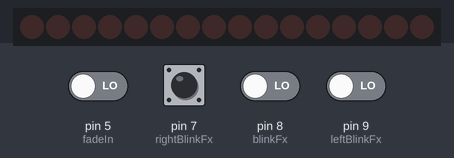
A sketch run on a simulated Arduino Uno, built with avr-gcc and run on an emulated ATmega328P. Shown: 16 shift-register outputs drawn as a row of LEDs (first output left, lit = HIGH). Wiring (inferred from the names in the program): 2 × shift register (74HC595): data pin 10; shift clock pin 11; latch pin 12. Wiring (inferred from the signals the program sends): row of LEDs: on Q0, Q1, Q2, Q3, Q4, Q5, Q6, Q7, Q8, Q9, Q10, Q11, Q12, Q13, Q14, Q15. The inputs (shaded band) are chosen by the test bench; at power-on: pin 5 (fadeIn), pin 7 (rightBlinkFx), pin 8 (blinkFx), pin 9 (leftBlinkFx) LOW.

Above: at 7.4 s.
7.5 s: pin 5 (fadeIn) driven HIGH
At 7.61 s:
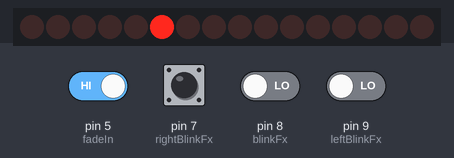
At 8.2 s:
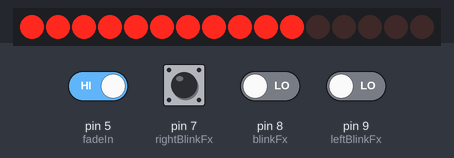
9.2 s: pin 7 (rightBlinkFx) pulled HIGH for 0.15 s
At 9.21 s:
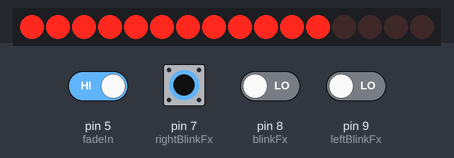
10.9 s: pin 5 (fadeIn) driven LOW and pin 9 (leftBlinkFx) driven HIGH
At 13.67 s:
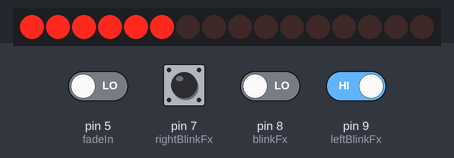
13.9 s: pin 8 (blinkFx) driven HIGH
15.4 s: pin 8 (blinkFx) driven LOW
16.9 s: pin 9 (leftBlinkFx) driven LOW
Timing chart, 0 to 19.4 s (numbered marks = the images above; inputs shaded):
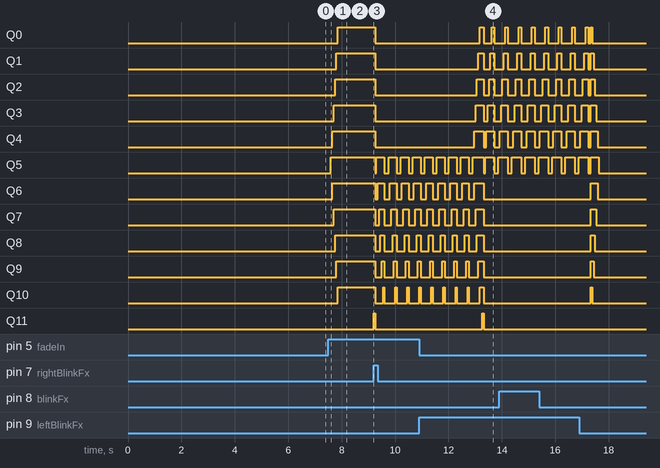

The sketch:

LedFxShiftRegister.ino
```cpp
/*
 * ======================================================================
 * LED Animation Program
 * ======================================================================
 *
 * This program is designed to control animations for a set of 11 LEDs using a shift register.
 * The program uses the `ledFx` library to define a set of animation functions that can be used
 * to create various lighting effects. The `setup` function initializes the pins used to control
 * the shift register and runs an initial animation using the `fillOut` function. The `fx` function
 * is an example of how multiple animation functions can be combined to create a more complex lighting
 * sequence. By modifying the `fx` function or creating new animation functions, you can create custom
 * lighting effects for your LEDs.
 */


#include "ledFx.h"

const int dataPin  = 10;      //    DS - data serial
const int latchPin = 12;      // ST_CP - storage register, latch clock pin
const int clockPin = 11;       // SH_CP - shift register clock pin

const int leftBlinkFx = 9;   //nodeMcu GIPO 04
const int rightBlinkFx = 7;   //nodeMcu GPIO 15
const int blinkFx = 8;       //nodeMcu GPIO 16
const int fadeIn = 5;         //nodeMcu GIPO 17
const int fadeOut = 6;         //nodeMcu GPIO 05

bool fadeInPressed = false;
bool fadeOutPressed = false;

bool fadeInStatus = true;
bool help = false;

void setup() {
    pinMode(dataPin, OUTPUT);
    pinMode(clockPin, OUTPUT);
    pinMode(latchPin, OUTPUT);

    pinMode(leftBlinkFx, INPUT);
    pinMode(rightBlinkFx, INPUT);
    pinMode(blinkFx, INPUT);
    pinMode(fadeIn, INPUT);
    pinMode(fadeOut, INPUT);
    // ledFX(fillOut,1);
    clear();
    delay(6000);
    clear();
}

void loop() {

fadeInStatus = digitalRead(fadeIn);

  if(digitalRead(leftBlinkFx)){
    ledFX(leftAnimation, count);
    if(fadeInStatus){
      ledFX(fillIn, 1);
    }


  }

  if(digitalRead(rightBlinkFx) == HIGH){
    ledFX(rightAnimation, count);
    if(fadeInStatus){
      ledFX(fillIn, 1);
    }
  }

  if(digitalRead(blinkFx) == HIGH){
    if(fadeInStatus){
    ledFX(fillOut, count, fillIn);
    ledFX(fillOut,1);
    } else {
    ledFX(fillIn, count, fillOut);
    }

    if(fadeInStatus){
      ledFX(fillIn, 1);
    } else (fillOut, 1);
  }


fadeInStatusFX();
delay(50);

}

// VOID //

void fadeInStatusFX(){
    if(fadeInStatus){
  if(fadeInStatus && !fadeInPressed){
    ledFX(fillIn, 1);
    fadeInPressed = true;
    }
  }

  if(!fadeInStatus){
  if(!fadeInStatus && fadeInPressed){
    ledFX(fillOut, 1);
    fadeInPressed = false;
    }
  }
}
```

ledFx.cpp
```cpp
#include "ledFx.h"

byte leds1;
byte leds2;
int t = 50;
int count = 8;

void updateShiftRegister(byte leds1, byte leds2){
  digitalWrite(latchPin, HIGH);
  shiftOut(dataPin, clockPin, LSBFIRST, leds2);
  shiftOut(dataPin, clockPin, LSBFIRST, leds1);
  digitalWrite(latchPin, LOW);
}

void ledFX(void (*fn)(), int count, void (*fn2)()){
  for(int i = 0; i < count; i++){
    fn();
    // delay(100);
    if(fn2){
      fn2();
      // delay(100);
    }
  }
}

void leftAnimation(){
  const byte animation[] = {0b00000000, 0b00000100, 0b00001100, 0b00011100, 0b00111100, 0b01111100, 0b11111100, 0b11111100, 0b00000000, 0b00000000};
    for (int i = 0; i < sizeof(animation)/sizeof(animation[0]); i++) {
        updateShiftRegister(animation[i], 0b00000000);
        delay(t);
    }
}

void ledON(){
  updateShiftRegister(0b11111111, 0b11111111);
  delay(5);
  updateShiftRegister(0b11111111, 0b11111111);
}

void rightAnimation(){
  const byte animation[] = {0b00000000, 0b00000100, 0b00000110, 0b00000111, 0b00000111, 0b00000111, 0b00000111, 0b00000000, 0b00000000};
  const byte animation2[] = {0b00000000, 0b00000000, 0b00000000, 0b00000000, 0b10000000, 0b11000000, 0b11100000, 0b00000000, 0b00000000};
    for (int i = 0; i < sizeof(animation)/sizeof(animation[0]); i++) {
        updateShiftRegister(animation[i], animation2[i]);
        delay(t);
    }
}

void fillIn(){
  const byte animation[] = {0b00000000, 0b00000100, 0b00001110, 0b00011111, 0b00111111, 0b01111111, 0b11111111, 0b11111111};
  const byte animation2[] = {0b00000000, 0b00000000, 0b00000000, 0b00000000, 0b10000000, 0b11000000, 0b11100000, 0b11110000};
    for (int i = 0; i < sizeof(animation)/sizeof(animation[0]); i++) {
        updateShiftRegister(animation[i], animation2[i]);
        delay(t);
    }
}


void fillOut() {
    const uint8_t firstRegisterValues[] = {0b11111111, 0b01111111, 0b00111111, 0b00011111, 0b00001110, 0b00000100, 0b00000000, 0b00000000};
    const uint8_t secondRegisterValues[] = {0b11100000, 0b11000000, 0b10000000, 0b00000000, 0b00000000, 0b00000000, 0b00000000, 0b00000000};
    for (int i = 0; i < 8; i++) {
        updateShiftRegister(firstRegisterValues[i], secondRegisterValues[i]);
        delay(t);
    }
}


void checkBattery(int value){

    if(value < 2){

        for(int i = 0; i < 8; i++){
            updateShiftRegister(0b00000000,0b00000000);
            delay(100);
            updateShiftRegister(0b11111111,0b11111111);
            delay(100);

        }

    } else {

        byte firstByte = 0b11111111;
        byte secondByte = 0b00000000;
        if(value == 2) firstByte = 0b11000000;
        else if(value == 3) firstByte = 0b11100000;
        else if(value == 4) firstByte = 0b11110000;
        else if(value == 5) firstByte = 0b11111100;
        else if(value == 6) firstByte = 0b11111110;
        else if(value == 7) secondByte = 0b10000000;
        else if(value == 8) secondByte = 0b11000000;
        else if(value == 9) secondByte = 0b11100000;
        updateShiftRegister(firstByte, secondByte);
        updateShiftRegister(firstByte, secondByte);
        // updateShiftRegister(0b00000000, 0b00000000);
        delay(2000);
        clear();
    }
}

void clear(){
updateShiftRegister(0b00000000,0b00000000);
  delay(100);
  updateShiftRegister(0b00000000,0b00000000);
}
```

ledFx.h
```cpp
#ifndef LEDFX_H
#define LEDFX_H

#include <Arduino.h>

// Pin declarations
extern const int dataPin;
extern const int latchPin;
extern const int clockPin;

// Other variable declarations
extern byte leds1;
extern byte leds2;
extern int t;
extern int count;

// Function declarations
void updateShiftRegister(byte leds1, byte leds2);
void ledFX(void (*fn)(), int count, void (*fn2)() = nullptr);
void leftAnimation();
void rightAnimation();
void fillIn();
void fillOut();
void checkBattery(int value);
void clear();
void ledON();

#endif
```

Measured:
- after the input at 7.5 s, Q0, Q10: LOW → HIGH after 0.35 s; Q1, Q9: LOW → HIGH after 0.30 s; Q2, Q8: LOW → HIGH after 0.25 s; Q3, Q7: LOW → HIGH after 0.20 s; Q4, Q6: LOW → HIGH after 0.15 s
- after the input at 9.2 s, Q0, Q1: HIGH → LOW after 0.05 s
